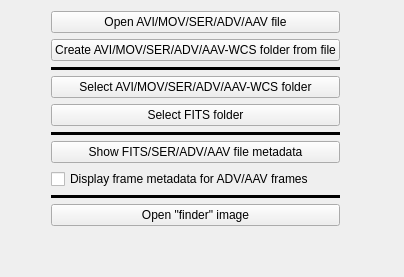
               <widget class="QWidget" name="tab_19">
                <attribute name="title">
                 <string>File/Folder</string>
                </attribute>
                <layout class="QGridLayout" name="gridLayout_19">
                 <item row="0" column="2">
                  <spacer name="horizontalSpacer_71">
                   <property name="orientation">
                    <enum>Qt::Horizontal</enum>
                   </property>
                   <property name="sizeHint" stdset="0">
                    <size>
                     <width>40</width>
                     <height>20</height>
                    </size>
                   </property>
                  </spacer>
                 </item>
                 <item row="0" column="0">
                  <spacer name="horizontalSpacer_72">
                   <property name="orientation">
                    <enum>Qt::Horizontal</enum>
                   </property>
                   <property name="sizeHint" stdset="0">
                    <size>
                     <width>40</width>
                     <height>20</height>
                    </size>
                   </property>
                  </spacer>
                 </item>
                 <item row="1" column="1">
                  <spacer name="verticalSpacer_17">
                   <property name="orientation">
                    <enum>Qt::Vertical</enum>
                   </property>
                   <property name="sizeHint" stdset="0">
                    <size>
                     <width>20</width>
                     <height>40</height>
                    </size>
                   </property>
                  </spacer>
                 </item>
                 <item row="0" column="3">
                  <widget class="QLabel" name="h1">
                   <property name="enabled">
                    <bool>false</bool>
                   </property>
                   <property name="toolTip">
                    <string>&lt;html&gt;&lt;head/&gt;&lt;body&gt;&lt;p&gt;You are seeing this help panel because you clicked on a &lt;span style=&quot; font-weight:600; color:#fc0107;&quot;&gt;'track path'&lt;/span&gt; menu item in a non-yellow aperture --- those menu items have an effect &lt;span style=&quot; font-weight:600;&quot;&gt;only&lt;/span&gt; in the context of a yellow aperture and are used to define a 'tracking path', a tracking option designed to assist in processing 'drift-through' videos.&lt;/p&gt;&lt;p&gt;A 'tracking path' is a straight line across an image that is to be followed frame-by-frame by the center of a yellow tracking aperture as the video is analyzed. This can be used to 'follow' an object that disappears completely, particularly useful in the situation where there are no other stars that remain visible enough to provide a separate tracking reference. And, as always, the presence of a yellow aperture locks all apertures into a 'constellation' that moves as a unit.&lt;/p&gt;&lt;p&gt;Note: to ease the task of re-positioning the yellow aperture as you advance to later frames, enable jogging on the aperture.&lt;/p&gt;&lt;p&gt;To define a 'tracking path', use a &lt;span style=&quot; font-weight:600; text-decoration: underline;&quot;&gt;single&lt;/span&gt; yellow aperture and position that aperture at a desired point early in the video (it does &lt;span style=&quot; font-weight:600;&quot;&gt;not&lt;/span&gt; have to be frame 0) and click on the menu item &lt;span style=&quot; font-weight:600; color:#fc0107;&quot;&gt;Use current position as early track path point&lt;/span&gt;&lt;/p&gt;&lt;p&gt;&lt;span style=&quot; color:#000000;&quot;&gt;To complete the definition of the 'tracking path', position the tracking aperture at a desired point late in the video (it does not have to be the last frame) and click on the menu item &lt;/span&gt;&lt;span style=&quot; font-weight:600; color:#fc0107;&quot;&gt;Use current position as late track path point&lt;/span&gt;&lt;/p&gt;&lt;p&gt;&lt;span style=&quot; color:#000000;&quot;&gt;Note: with a 'tracking path' defined, the entire aperture constellation will move in a straight line (defined by the xy and frame number values of the early and late points). While this constellation will not itself follow windshake, stars can continue to 'dance' within the apertures and will be 'followed' by the mask generating routines --- for red apertures, it will look for a bright blob within an 8 pixel radius; for yellow apertures, it will look for the brightest blob anywhere in the aperture. You can always set a very high threshold to force the use of fixed circular masks in apertures where you want to suppress this behavior.&lt;/span&gt;&lt;/p&gt;&lt;p&gt;&lt;span style=&quot; color:#000000;&quot;&gt;Note: If you delete the yellow aperture (or add a second one), the current tracking path data will be erased.&lt;/span&gt;&lt;/p&gt;&lt;p&gt;&lt;span style=&quot; color:#000000;&quot;&gt;Note: You can overwrite either of the data points at any time.&lt;/span&gt;&lt;/p&gt;&lt;/body&gt;&lt;/html&gt;</string>
                   </property>
                   <property name="text">
                    <string/>
                   </property>
                  </widget>
                 </item>
                 <item row="0" column="1">
                  <layout class="QVBoxLayout" name="verticalLayout_50">
                   <item>
                    <widget class="QPushButton" name="readAviFileButton">
                     <property name="toolTip">
                      <string>&lt;html&gt;&lt;head/&gt;&lt;body&gt;&lt;p&gt;Note: video files are read using OpenCV which employs ffmpeg to do the actual file reading. As a result, a wide range of codecs are standardly available.&lt;/p&gt;&lt;p&gt;In particular, avi files using Lagarith compression will be read without problem.&lt;/p&gt;&lt;p&gt;There is a remote possibility that a video was recorded with an unusual codec and so fail to be read by PyMovie. In that case, you will need to use an external file conversion program that can decode the file as recorded and rewrite it using a more common codec.&lt;/p&gt;&lt;p&gt;.adv files must be Version 2, monochrome.&lt;/p&gt;&lt;p&gt;.aav files must be Version 2, monochrome.&lt;/p&gt;&lt;/body&gt;&lt;/html&gt;</string>
                     </property>
                     <property name="text">
                      <string>Open AVI/MOV/SER/ADV/AAV file</string>
                     </property>
                    </widget>
                   </item>
                   <item>
                    <widget class="QPushButton" name="createAVIWCSfolderButton">
                     <property name="toolTip">
                      <string>&lt;html&gt;&lt;head/&gt;&lt;body&gt;&lt;p&gt;This button will only be active when a 'bare' avi/mov/ser/adv/aav file is opened (rather than from an AVI/MOV/SER/ADV/AAV-WCS folder).&lt;/p&gt;&lt;p&gt;This button has been added because of the decision to perform timestamp OCR only on files that live in an AVI/MOV/SER/ADV/AAV-WCS folder. While that is a good way to collect the (many) files that result from OCR, WCS, PyMovie, and PyOTE operations, there are likely to be users that have opted for a flat (or flatter) directory structure. This button will ease (hopefully) the transition to an alternate file organization.&lt;/p&gt;&lt;p&gt;When clicked, a Directory dialog will appear to allow the user to select (or even create) the directory that is to hold the newly created (and filled) AVI/MOV/SER/ADV/AAV-WCS folder. It defaults to the directory that holds the opened video file.&lt;/p&gt;&lt;p&gt;The name of the newly created AVI/MOV/SER/ADV/AAV-WCS folder will always be the name of the video file with its outermost extension removed.&lt;/p&gt;&lt;p&gt;The folder will then be populated with an alias (Mac) to the video or a Shortcut (Windows) to the video, so this file structure will be frugal with file space.&lt;/p&gt;&lt;p&gt;Finally, behind-the-scenes, the program simulates the user clicking on &lt;span style=&quot; font-weight:600; color:#fc0107;&quot;&gt;Select AVI/MOV/SER/ADV/AAV-WCS folder&lt;/span&gt; and then clicking on &lt;span style=&quot; font-weight:600; color:#fc0107;&quot;&gt;Accept&lt;/span&gt; (possible because after a 'creation of AVI/MOV/SER/ADV/AAV-WCS folder', the default directory/folder is set to that of the newly created folder). We could not imagine a workflow where a user would &lt;span style=&quot; font-weight:600;&quot;&gt;not&lt;/span&gt; want to immediately start processing the video from within an AVI/MOV/SER/ADV/AAV-WCS folder, so the automation seems reasonable and unlikely to get in anyone's way.&lt;br/&gt;&lt;/p&gt;&lt;/body&gt;&lt;/html&gt;</string>
                     </property>
                     <property name="text">
                      <string>Create AVI/MOV/SER/ADV/AAV-WCS folder from file</string>
                     </property>
                    </widget>
                   </item>
                   <item>
                    <widget class="Line" name="line_15">
                     <property name="frameShadow">
                      <enum>QFrame::Plain</enum>
                     </property>
                     <property name="lineWidth">
                      <number>5</number>
                     </property>
                     <property name="midLineWidth">
                      <number>5</number>
                     </property>
                     <property name="orientation">
                      <enum>Qt::Horizontal</enum>
                     </property>
                    </widget>
                   </item>
                   <item>
                    <widget class="QPushButton" name="selectAviWcsFolderButton">
                     <property name="toolTip">
                      <string>&lt;html&gt;&lt;head/&gt;&lt;body&gt;&lt;p&gt;An AVI/MOV/SER/ADV/AAV-WCS folder is a container for a single observation video and its related files. As such, there must be only a single .avi/.mov/.ser/.adv/.aav file in the folder either explicitly, or by shortcut (Windows) or alias (MacOS). This requirement is enforced.&lt;/p&gt;&lt;p&gt;This folder may also contain a simple text file that contains the Ra and DEC coordinates of the occulted star, filled in by the user through a dialog box that appears when this position information file is found missing during WCS calibration operations.&lt;/p&gt;&lt;p&gt;This folder is also where the WCS calibration data will be placed if the user opts for calibrating frame 0 by making an on-line submission to astrometry.net.&lt;/p&gt;&lt;p&gt;This folder is also the default location for storing csv files and copies of the last lightcurve plots.&lt;/p&gt;&lt;p&gt;&lt;span style=&quot; font-weight:600; color:#fc0107;&quot;&gt;Note:&lt;/span&gt; avi files are read using OpenCV which employs ffmpeg to do the actual file reading. As a result, a wide range of avi codecs are standardly available.&lt;/p&gt;&lt;p&gt;In particular, avi files using Lagarith compression will be read without problem.&lt;/p&gt;&lt;p&gt;There is a remote possibility that an avi was recorded with an unusual codec and so fail to be read by PyMovie. In that case, you will need to use an external file conversion program that can decode the file as recorded and rewrite it using a more common codec.&lt;/p&gt;&lt;p&gt;ADV and AAV files must be Version 2 monochrome.&lt;/p&gt;&lt;/body&gt;&lt;/html&gt;</string>
                     </property>
                     <property name="text">
                      <string>Select AVI/MOV/SER/ADV/AAV-WCS folder</string>
                     </property>
                    </widget>
                   </item>
                   <item>
                    <widget class="QPushButton" name="readFitsFolderButton">
                     <property name="toolTip">
                      <string>&lt;html&gt;&lt;head/&gt;&lt;body&gt;&lt;p&gt;A &lt;span style=&quot; color:#fc0107;&quot;&gt;FITS&lt;/span&gt; folder should contain a set of *.fits files, all from a single recording.&lt;/p&gt;&lt;p&gt;There should be no other .fits files in that folder.&lt;/p&gt;&lt;p&gt;It is assumed that the alphabetic ordering of the file names corresponds to sequential frames.&lt;/p&gt;&lt;p&gt;There is a button titled &lt;span style=&quot; font-weight:600; color:#fc0107;&quot;&gt;Show FITS/SER/ADV/AAV metadata&lt;/span&gt; below that will read and display in the text box (lower left corner) all the metadata entries from the currently displayed .fits/.ser/.adv file image.&lt;/p&gt;&lt;/body&gt;&lt;/html&gt;</string>
                     </property>
                     <property name="toolTipDuration">
                      <number>0</number>
                     </property>
                     <property name="statusTip">
                      <string/>
                     </property>
                     <property name="text">
                      <string>Select FITS folder</string>
                     </property>
                    </widget>
                   </item>
                   <item>
                    <widget class="Line" name="line_16">
                     <property name="frameShadow">
                      <enum>QFrame::Plain</enum>
                     </property>
                     <property name="lineWidth">
                      <number>5</number>
                     </property>
                     <property name="midLineWidth">
                      <number>5</number>
                     </property>
                     <property name="orientation">
                      <enum>Qt::Horizontal</enum>
                     </property>
                    </widget>
                   </item>
                   <item>
                    <widget class="QPushButton" name="metadataButton">
                     <property name="toolTip">
                      <string>&lt;html&gt;&lt;head/&gt;&lt;body&gt;&lt;p&gt;Clicking this button will show (in the text box in the lower left corner of the GUI) all metadata from the currently displayed .fits/.ser/.adv/.aav file.&lt;/p&gt;&lt;p&gt;'metadata' is the text information that is present in the header of the .fits/.ser file or the SYSTEM and USER metadata that is present in an ADV or AAV Version 2 files.&lt;/p&gt;&lt;/body&gt;&lt;/html&gt;</string>
                     </property>
                     <property name="text">
                      <string>Show FITS/SER/ADV/AAV file metadata</string>
                     </property>
                    </widget>
                   </item>
                   <item>
                    <widget class="QCheckBox" name="enableAdvFrameStatusDisplay">
                     <property name="toolTip">
                      <string>&lt;html&gt;&lt;head/&gt;&lt;body&gt;&lt;p&gt;Data frames in ADV or AAV Version 2 files can have metadata associated with each frame. If this checkbox is checked, and there is metadata available, the metadata will be displayed in the text box (lower left corner of GUI) as each frame is read.&lt;/p&gt;&lt;/body&gt;&lt;/html&gt;</string>
                     </property>
                     <property name="text">
                      <string>Display frame metadata for ADV/AAV frames</string>
                     </property>
                     <property name="checked">
                      <bool>false</bool>
                     </property>
                    </widget>
                   </item>
                   <item>
                    <widget class="Line" name="line_17">
                     <property name="frameShadow">
                      <enum>QFrame::Plain</enum>
                     </property>
                     <property name="lineWidth">
                      <number>5</number>
                     </property>
                     <property name="midLineWidth">
                      <number>5</number>
                     </property>
                     <property name="orientation">
                      <enum>Qt::Horizontal</enum>
                     </property>
                    </widget>
                   </item>
                   <item>
                    <widget class="QPushButton" name="openBmpPushButton">
                     <property name="toolTip">
                      <string>&lt;html&gt;&lt;head/&gt;&lt;body&gt;&lt;p&gt;This button opens a file selection dialog with all available &amp;quot;finder&amp;quot; image files highlighted --- it is not uncommon to have more than one.&lt;/p&gt;&lt;p&gt;The &amp;quot;finder&amp;quot; images generated by PyMovie have a frame number imbedded in the filename. That frame number will be extracted and used to position the video to that frame before displaying the &amp;quot;finder&amp;quot; image.&lt;/p&gt;&lt;p&gt;By judicious use of static apertures, a constellation of apertures can be placed on the &amp;quot;finder&amp;quot; image and will remain in place when the video frame replaces the &amp;quot;finder&amp;quot; image --- this happens whenever the current frame number is changed.&lt;/p&gt;&lt;p&gt;&lt;br/&gt;&lt;/p&gt;&lt;/body&gt;&lt;/html&gt;</string>
                     </property>
                     <property name="text">
                      <string>Open &quot;finder&quot; image</string>
                     </property>
                    </widget>
                   </item>
                  </layout>
                 </item>
                </layout>
               </widget>
